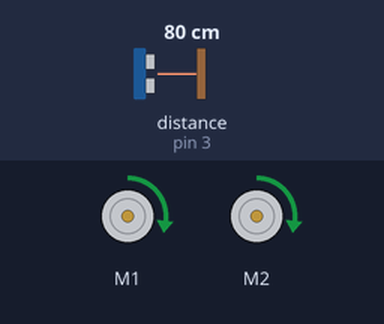
This sketch was run on a simulated Arduino Uno, built with avr-gcc and run on an emulated ATmega328P. Parts: 2 × DC motor (green arrow = forward, orange = backward, longer = faster). Inputs (shaded band) come from the test bench; at power-on: distance to the obstacle (sensor on pin 3) 80 cm.

Above: at 1.2 s.
1.3 s: distance to the obstacle (sensor on pin 3) set to 55 cm
2.8 s: distance to the obstacle (sensor on pin 3) set to 44 cm
At 4.0 s:
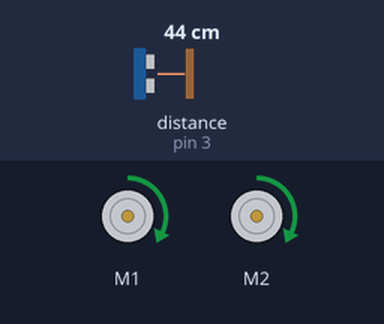
4.3 s: distance to the obstacle (sensor on pin 3) set to 21 cm
5.8 s: distance to the obstacle (sensor on pin 3) set to 18 cm
At 6.5 s:
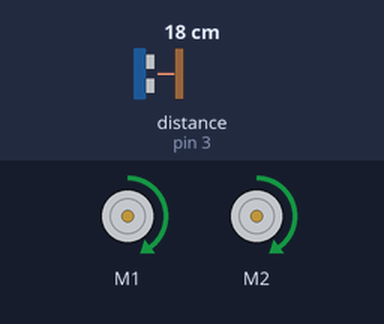
7.3 s: distance to the obstacle (sensor on pin 3) set to 35 cm
At 8.5 s:
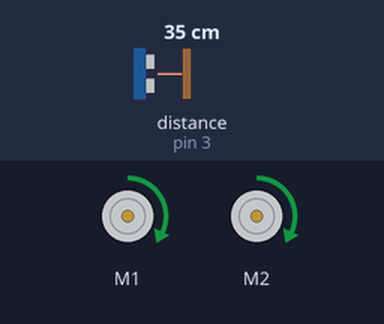
8.8 s: distance to the obstacle (sensor on pin 3) set to 2 cm
At 10.0 s:
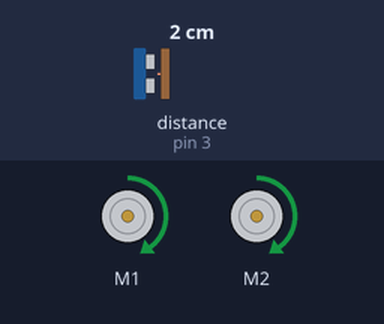
Timing chart, 0 to 11.3 s (numbered marks = the images above; inputs shaded):
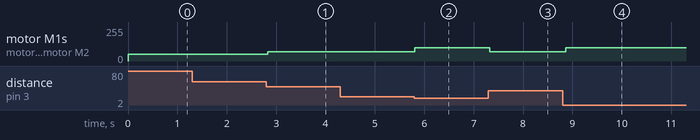

The sketch:

pelda2.ino
```cpp
#include <MeMCore.h> // mBot könyvtár

MeUltrasonicSensor ultrasonic(PORT_3); // Távolságérzékelő portja
MeLineFollower colorSensor(PORT_2);   // Színérzékelő portja
MeDCMotor motorLeft(M1);              // Bal motor
MeDCMotor motorRight(M2);             // Jobb motor

void setup() {
  Serial.begin(9600); // Soros monitor az ellenőrzéshez
}

void loop() {
  int distance = ultrasonic.distanceCm(); // Távolság érzékelése
  int lineValue = colorSensor.readSensors(); // Fekete vonal érzékelése

  // Ha a robot a pálya határára ér (fekete vonal)
  if (lineValue == 3) {
    motorLeft.run(-50);
    motorRight.run(-50);
    delay(500); // Visszatolatás
    motorLeft.run(50);
    motorRight.run(-50);
    delay(500); // Kanyarodás
  }
  else if (distance < 20) { // Ha a labda 20 cm-en belül van
    motorLeft.run(100);
    motorRight.run(100); // Követi a labdát
  }
  else if (distance < 50) { // Ha a labda kicsit távolabb van
    motorLeft.run(70);
    motorRight.run(70); // Lassabban halad a labda felé
  }
  else { // Ha sem labda, sem fekete vonal nincs közel
    motorLeft.run(50);
    motorRight.run(50); // Egyenes haladás
  }

  delay(100); // Kis szünet az érzékelők frissítéséhez
}
```

Measured:
- after the input at 1.3 s, every drawn part: stays the same
- after the input at 2.8 s, motor M1, motor M2: forward 50/255 → forward 70/255 at once
- after the input at 4.3 s, every drawn part: stays the same
- after the input at 5.8 s, motor M1, motor M2: forward 70/255 → forward 100/255 at once
- after the input at 7.3 s, motor M1, motor M2: forward 100/255 → forward 70/255 at once
- after the input at 8.8 s, motor M1, motor M2: forward 70/255 → forward 100/255 after 0.07 s
